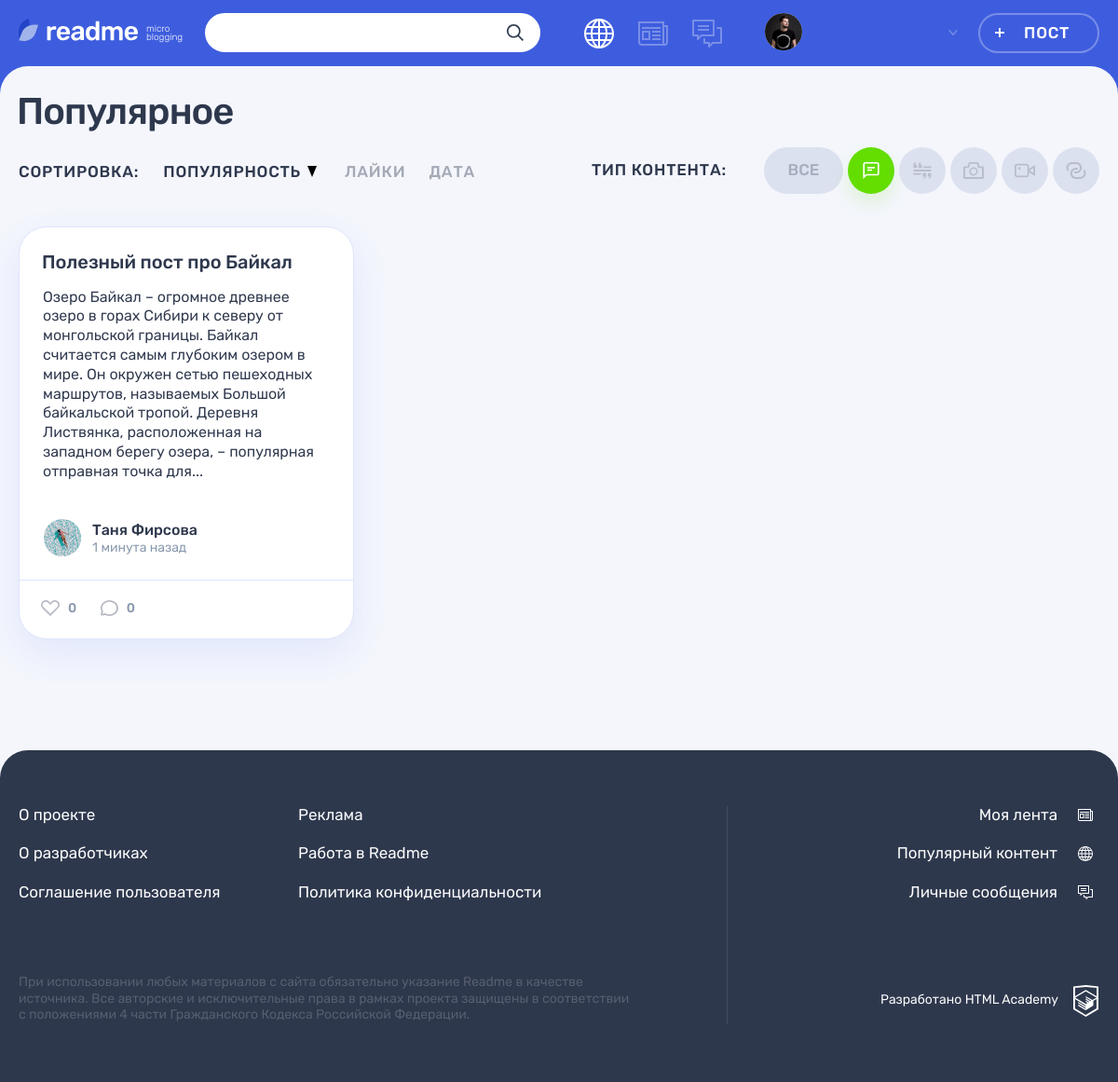
Page /popular.php?type=1 on the committed database.
### tables this page shows
CREATE TABLE content_type(
	id INT PRIMARY KEY AUTO_INCREMENT,
	name VARCHAR(16) NOT NULL UNIQUE,
	class VARCHAR(16) NOT NULL UNIQUE
)
COMMENT='Таблица типов контента';

CREATE TABLE posts(
	id INT PRIMARY KEY AUTO_INCREMENT,
	dt_add TIMESTAMP DEFAULT CURRENT_TIMESTAMP,
	header VARCHAR (128),  
	text TEXT,
	author VARCHAR(128),
	image_url VARCHAR(128),
	video_url VARCHAR(32),
	site_url VARCHAR(128),
	num_views INT,
	user_id INT,
	content_type_id INT,
	FOREIGN KEY (user_id)
		REFERENCES users(id)
		ON UPDATE CASCADE 
		ON DELETE CASCADE,
	FOREIGN KEY (content_type_id)
		REFERENCES content_type(id)
		ON UPDATE CASCADE 
		ON DELETE CASCADE
)
COMMENT='Таблица постов -- связь с хештегами вынесена в отдельную таблицу ниже';

CREATE TABLE users(
	id INT PRIMARY KEY AUTO_INCREMENT,
	dt_add TIMESTAMP DEFAULT CURRENT_TIMESTAMP,
	email VARCHAR(128) NOT NULL UNIQUE,
	password VARCHAR (128),
	avatar VARCHAR (128),
	username VARCHAR (128)  
)
COMMENT='Таблица пользователей';

### helpers.php (called while the page is built, shortened)
<?php
function get_noun_plural_form(int $number, string $one, string $two, string $many): string
{
    $number = (int)$number;
    $mod10 = $number % 10;
    $mod100 = $number % 100;
    switch (true) {
        case ($mod10 === 1):
            return $one;
    }
}
function include_template($name, array $data = [])
{
    $name = 'templates/' . $name;
    extract($data);
    require $name;
    $result = ob_get_clean();
    return $result;
}
function generate_random_date($index)
{
    $deltas = [['minutes' => 59], ['hours' => 23], ['days' => 6], ['weeks' => 4], ['months' => 11]];
    $dcnt = count($deltas);
    $delta = $deltas[$index];
    $timeval = rand(1, current($delta));
    $timename = key($delta);
    $ts = strtotime("$timeval $timename ago");
    $dt = date('Y-m-d H:i:s', $ts);
    return $dt;
}
function short_text($text, $num_char = 300) {
	if (mb_strlen($text, 'UTF-8') > $num_char) {
		$text_array = explode(' ', $text);
		$result = array_shift($text_array);
		foreach ($text_array as $key => $val) {
			$result .= ' ' . $val;
			$num = mb_strlen($result, 'UTF-8');
			if ($num >= $num_char) {
				return $result  . '...';
			}
		}
	}
	return $text;
}
function datetime_format($datetime) {
	$datetime = date('d.m.Y H:i', strtotime($datetime));
	return $datetime;
}
function datetime_relative($datetime) {
	$date_diff = strtotime(date('d.m.Y H:i')) - strtotime($datetime);
	$num = ceil($date_diff / 60);
	if ($num < 60) {
		$datetime = $num . ' ' . get_noun_plural_form ($num, 'минута', 'минуты', 'минут');
		return $datetime;
	}
}

### templates/main.php (the view, shortened to what this page needs)
<section class="page__main page__main--popular">
    <div class="container">
        <h1 class="page__title page__title--popular">Популярное</h1>
    </div>
    <div class="popular container">
        <div class="popular__filters-wrapper">
            <div class="popular__sorting sorting">
                <b class="popular__sorting-caption sorting__caption">Сортировка:</b>
                <ul class="popular__sorting-list sorting__list">
                    <li class="sorting__item sorting__item--popular">
                        <a class="sorting__link sorting__link--active" href="#">
                            <span>Популярность</span>
                            <svg class="sorting__icon" width="10" height="12">
                                <use xlink:href="#icon-sort"></use>
                            </svg>
                        </a>
                    </li>
                    <li class="sorting__item">
                        <a class="sorting__link" href="#">
                            <span>Лайки</span>
                        </a>
                    </li>
                    <li class="sorting__item">
                        <a class="sorting__link" href="#">
                            <span>Дата</span>
                        </a>
                    </li>
                </ul>
            </div>
            <div class="popular__filters filters">
                <b class="popular__filters-caption filters__caption">Тип контента:</b>
                <ul class="popular__filters-list filters__list">
                    <li class="popular__filters-item popular__filters-item--all filters__item filters__item--all">
                        <a class="filters__button filters__button--ellipse filters__button--all<?=$active_all?>" href="?type=0">
                            <span>Все</span>
                        </a>
                    </li>
                    <?php foreach ($content_types as $type): ?>
						<?php $active_type = '';  ?>
						<?php if($type['id'] == $get_type):  ?>
							<?php $active_type = ' filters__button--active';  ?>
						<?php endif; ?>
						<li class="popular__filters-item filters__item">
							<a class="filters__button filters__button--<?=$type['class']?> button<?=$active_type?>" href="?type=<?=$type['id']?>">
								<svg class="filters__icon" width="22" height="18">
									<use xlink:href="#icon-filter-<?=$type['class']?>"></use>
								</svg>
							</a>
						</li>
                    <?php endforeach; ?>
                </ul>
            </div>
        </div>
        <div class="popular__posts">
            <?php foreach($popular_posts as $key => $val): ?>
            <article class="popular__post post post-<?=$val['type']?>">
                <header class="post__header">
                    <h2><a href="post.php?id=<?=$val['id']?>"><?=$val['header']?></a></h2>
                </header>
                <div class="post__main">
					<?php if($val['type'] === 'quote'): ?>
						<blockquote>
							<p><?=$val['content']?></p>
							<cite><?=$val['author']?></cite>
						</blockquote>
					<?php elseif($val['type'] === 'text'): ?>
						<p><?=short_text($val['content'])?></p>
					<?php endif ?>
                </div>
                <footer class="post__footer">
                    <div class="post__author">
                        <a class="post__author-link" href="#" title="Автор">
                            <div class="post__avatar-wrapper">
                                <img class="post__author-avatar" src="img/userpic-<?=$val['avatar']?>" alt="Аватар пользователя">
                            </div>
                            <div class="post__info">
                                <b class="post__author-name"><?=$val['username']?></b>
                                <time class="post__time" datetime="<?=$val['datetime']?>" title="<?=datetime_format($val['datetime'])?>"><?=datetime_relative($val['datetime'])?> назад</time>
                            </div>
                        </a>
                    </div>
                    <div class="post__indicators">
                        <div class="post__buttons">
                            <a class="post__indicator post__indicator--likes button" href="#" title="Лайк">
                                <svg class="post__indicator-icon" width="20" height="17">
                                    <use xlink:href="#icon-heart"></use>
                                </svg>
                                <span>0</span>
                            </a>
                            <a class="post__indicator post__indicator--comments button" href="#" title="Комментарии">
                                <svg class="post__indicator-icon" width="19" height="17">
                                    <use xlink:href="#icon-comment"></use>
                                </svg>
                                <span>0</span>
                            </a>
                        </div>
                    </div>
                </footer>
            </article>
            <?php endforeach; ?>
        </div>
    </div>
</section>

### templates/layout.php (shortened to what this page needs)
<!DOCTYPE html>
<html lang="ru">
<head>
    <link rel="stylesheet" href="css/main.css">
</head>
<body class="page">
<header class="header">
    <div class="header__wrapper container">
        <div class="header__logo-wrapper">
            <a class="header__logo-link" href="main.html">
                <img class="header__logo" src="img/logo.svg" alt="Логотип readme" width="128" height="24">
            </a>
            <p class="header__topic">
                micro blogging
            </p>
        </div>
        <?php if($is_auth == 1): ?>
			<form class="header__search-form form" action="search.php" method="get">
				<div class="header__search">
					<input class="header__search-input form__input" type="search" name="s">
					<button class="header__search-button button" type="submit">
						<svg class="header__search-icon" width="18" height="18">
							<use xlink:href="#icon-search"></use>
						</svg>
					</button>
				</div>
			</form>
        <?php endif; ?>
        <div class="header__nav-wrapper">
            <?php if ($is_auth == 1): ?>
            <nav class="header__nav">
                <ul class="header__my-nav">
                    <li class="header__my-page header__my-page--popular">
                        <a class="header__page-link header__page-link--active" title="Популярный контент">
                        </a>
                    </li>
                    <li class="header__my-page header__my-page--feed">
                        <a class="header__page-link" href="feed.html" title="Моя лента">
                        </a>
                    </li>
                    <li class="header__my-page header__my-page--messages">
                        <a class="header__page-link" href="messages.html" title="Личные сообщения">
                        </a>
                    </li>
                </ul>
                <ul class="header__user-nav">
                    <li class="header__profile">
                        <a class="header__profile-link" href="#">
                            <div class="header__avatar-wrapper">
                                <img class="header__profile-avatar" src="img/userpic-medium.jpg" alt="Аватар профиля">
                            </div>
                            <div class="header__profile-name">
                                <svg class="header__link-arrow" width="10" height="6">
                                    <use xlink:href="#icon-arrow-right-ad"></use>
                                </svg>
                            </div>
                        </a>
                    </li>
                    <li>
                        <a class="header__post-button button button--transparent" href="adding-post.html">Пост</a>
                    </li>
                </ul>
            </nav>
            <?php endif; ?>
        </div>
    </div>
</header>
<?=$content?>
<footer class="footer">
    <div class="footer__wrapper">
        <div class="footer__container container">
            <div class="footer__site-info">
                <div class="footer__site-nav">
                    <ul class="footer__info-pages">
                        <li class="footer__info-page">
                            <a class="footer__page-link" href="#">О проекте</a>
                        </li>
                        <li class="footer__info-page">
                            <a class="footer__page-link" href="#">Реклама</a>
                        </li>
                        <li class="footer__info-page">
                            <a class="footer__page-link" href="#">О разработчиках</a>
                        </li>
                        <li class="footer__info-page">
                            <a class="footer__page-link" href="#">Работа в Readme</a>
                        </li>
                        <li class="footer__info-page">
                            <a class="footer__page-link" href="#">Соглашение пользователя</a>
                        </li>
                        <li class="footer__info-page">
                            <a class="footer__page-link" href="#">Политика конфиденциальности</a>
                        </li>
                    </ul>
                </div>
                <p class="footer__license">
                    При использовании любых материалов с сайта обязательно указание Readme в качестве источника. Все авторские и исключительные права в рамках проекта защищены в соответствии с положениями 4 части Гражданского Кодекса Российской Федерации.
                </p>
            </div>
            <div class="footer__my-info">
                <ul class="footer__my-pages">
                    <li class="footer__my-page footer__my-page--feed">
                        <a class="footer__page-link" href="feed.html">Моя лента</a>
                    </li>
                    <li class="footer__my-page footer__my-page--popular">
                        <a class="footer__page-link" href="popular.html">Популярный контент</a>
                    </li>
                    <li class="footer__my-page footer__my-page--messages">
                        <a class="footer__page-link" href="messages.html">Личные сообщения</a>
                    </li>
                </ul>
                <div class="footer__copyright">
                    <a class="footer__copyright-link" href="#">
                        <span>Разработано HTML Academy</span>
                        <svg class="footer__copyright-logo" width="27" height="34">
                            <use xlink:href="#icon-htmlacademy"></use>
                        </svg>
                    </a>
                </div>
            </div>
        </div>
    </div>
</footer>
</body>
</html>

### popular.php
<?php
$is_auth = rand(0, 1);
$user_name = 'Максим';
include ('helpers.php');
include ('mysqli_connect.php');
if (!$con) {
   print('Ошибка подключения: ' . mysqli_connect_error());
} else {
	$sql = 'SELECT id, name, class FROM content_type';
	$sql_content_types = mysqli_query($con, $sql);
	$content_types = mysqli_fetch_all($sql_content_types, MYSQLI_ASSOC);
	$get_type = filter_input(INPUT_GET, 'type', FILTER_SANITIZE_NUMBER_INT) ?? '0';
	$sql = '
		SELECT
			posts.num_views as views,
			posts.dt_add as datetime,
			posts.header as header,
			content_type.class as type,
			users.username as username,
			users.avatar as avatar,
			CONCAT (posts.text, posts.image_url, posts.video_url) as content,
			posts.id as id,
			posts.author as author,
			posts.site_url as url
		FROM posts
			LEFT JOIN users ON posts.user_id = users.id
			LEFT JOIN content_type ON posts.content_type_id = content_type.id
	';
	if ($get_type !== '0') {
		$sql .= ' WHERE content_type.id = ' . $get_type;
	}
	$sql .= ' ORDER BY num_views DESC';
	$sql_popular_posts = mysqli_query($con, $sql);
	$popular_posts = mysqli_fetch_all($sql_popular_posts, MYSQLI_ASSOC);
}
foreach ($popular_posts as $array_key => $array_value) {
	foreach ($array_value as $key => $value) {
		$popular_posts[$array_key][$key] = htmlspecialchars($value);
	}
}
$index = 0;
foreach ($popular_posts as $array_key => $array_value) {
	$popular_posts[$array_key]['datetime'] = generate_random_date($index);
	$index += 1;
}
$page_content = include_template('main.php', ['content_types' => $content_types, 'popular_posts' => $popular_posts, 'get_type' => $get_type]);
$layout_content = include_template('layout.php', ['content' => $page_content, 'title' => 'readme: популярное', 'is_auth' => $is_auth, 'user_name' => $user_name]);
print($layout_content);
?>

### rows in the picture
posts: header "Полезный пост про Байкал", content "Озеро Байкал – огромное древнее озеро в горах Сибири к северу от монгольской границы. Байкал считается самым глубоким озером в мире. Он окружен сетью пешеходных маршрутов, называемых Большой байкальской тропой. Деревня Листвянка, расположенная на западном берегу озера, – популярная отправная точка для...", user.avatar (picture), user.username "Таня Фирсова", datetime "1 минута"
